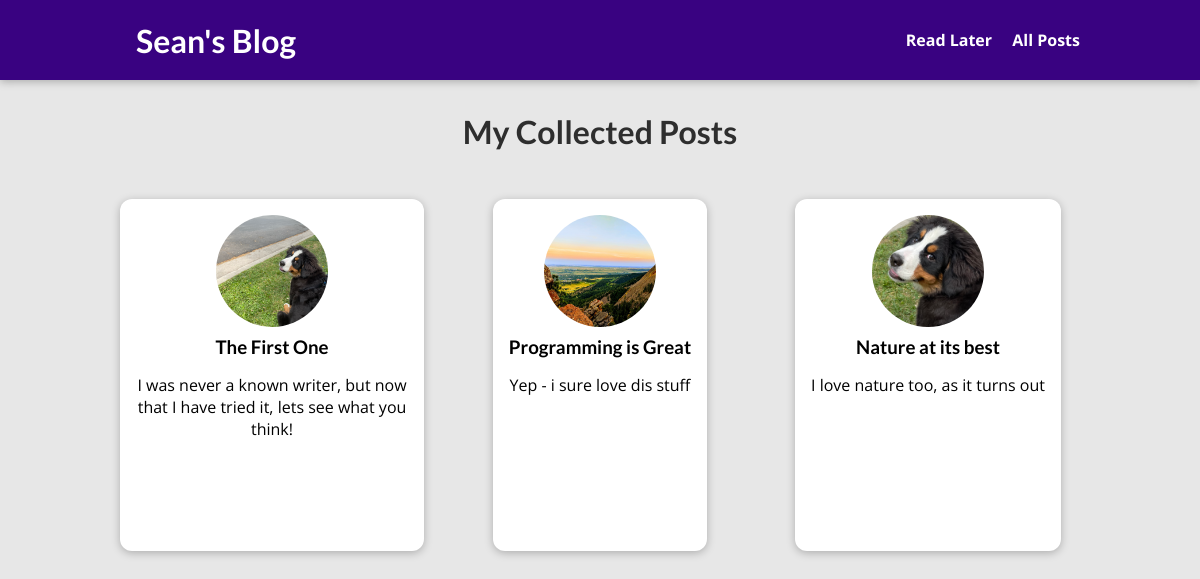
/posts/, run on the app's committed database.
### blog/models.py (models this page shows, shortened)
class Post(models.Model):
    title = models.CharField(max_length=200)
    excerpt = models.CharField(max_length=300)
    image = models.ImageField(upload_to="posts", null = True)
    date = models.DateField(auto_now=True)
    slug = models.SlugField(unique=True)
    content = models.TextField(validators=[MinLengthValidator(10)])
    author = models.ForeignKey(
        Author, on_delete=models.SET_NULL, null=True, related_name="posts")
    tag = models.ManyToManyField(Tag)

### blog/views.py (the view)
# urls.py: path("posts/", views.AllPostsView.as_view(), name='index'),
class AllPostsView(ListView):
    template_name = "blog/all-posts.html"
    model = Post
    ordering = ["-date"]
    context_object_name = "posts"

### blog/templates/blog/all-posts.html (shortened to what this page needs)
{% extends 'base.html' %}
{% load static %}
{% block css_files %}
<link rel='stylesheet' href='{% static 'blog/partials/post.css' %}'>
<link rel='stylesheet' href='{% static 'blog/all-posts.css' %}' />
{% endblock  %}
{% block content %}
<section id='all-posts'>
    <h2>My Collected Posts</h2>
    <ul>
        {% for post in posts %}
            {% include 'blog/partials/post.html' %}
        {% endfor %}
    </ul>
</section>
{% endblock  %}

### blog/templates/blog/partials/post.html
<li>
    <article class="post">
      <a href="{% url 'post-detail' post.slug %}">
        <img src="{{ post.image.url }}" alt="{{posts.title}}" />
        <div class="post__content">
          <h3>{{ post.title }}</h3>
          <p>
            {{post.excerpt}}
          </p>
        </div>
      </a>
    </article>
  </li>

### static/app.css (style rules this page uses)
* { box-sizing: border-box; }
html { font-family: 'Open Sans', 'Lato', sans-serif; }
body { margin: 0; }
h1, h2, h3 { font-family: 'Lato', sans-serif; font-weight: bold; }

### blog/static/blog/partials/post.css (style rules this page uses)
.post { display: flex; flex-direction: column; align-items: center; text-align: center; }
.post a { text-decoration: none; color: black; transition: all 0.2s ease; padding: 1rem; }
.post img { width: 5rem; height: 5rem; object-fit: cover; border-radius: 50%; }
.post h3 { margin: 0.25rem 0; }

### blog/static/blog/all-posts.css (style rules this page uses)
body { background-color: #e7e7e7; }
#all-posts { margin: 7rem auto; width: 90%; max-width: 60rem; }
#all-posts h2 { text-align: center; font-size: 2rem; color: #2e2e2e; margin: 3rem 0; }
ul { list-style: none; margin: 0; padding: 0; display: grid; grid-template-columns: repeat(auto-fill, minmax(17rem, 1fr)); gap: 1.5rem; }
.post img { width: 7rem; height: 7rem; }
.post a { height: 22rem; transform-origin: center; box-shadow: 0 2px 8px rgba(0, 0, 0, 0.25); border-radius: 12px; background-color: white; }

### data on the page
Post: image (picture), title "The First One", excerpt "I was never a known writer, but now that I have tried it, lets see what you think!"
Post: image (picture), title "Programming is Great", excerpt "Yep - i sure love dis stuff"
Post: image (picture), title "Nature at its best", excerpt "I love nature too, as it turns out"
